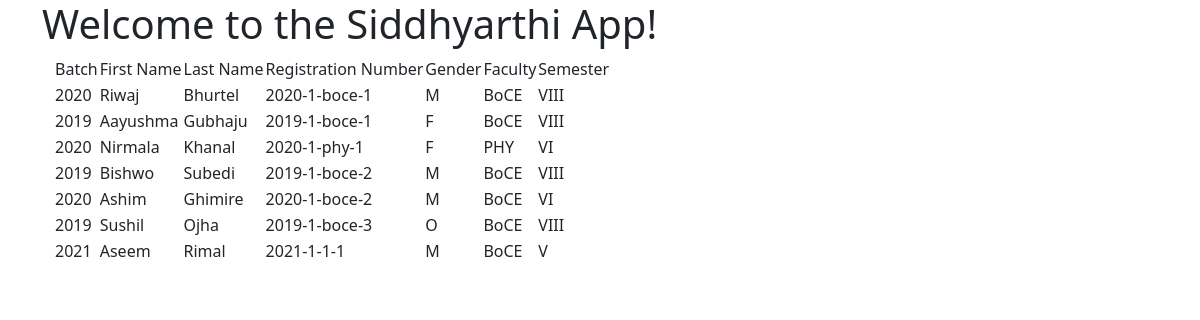
Before: / with the older database file.
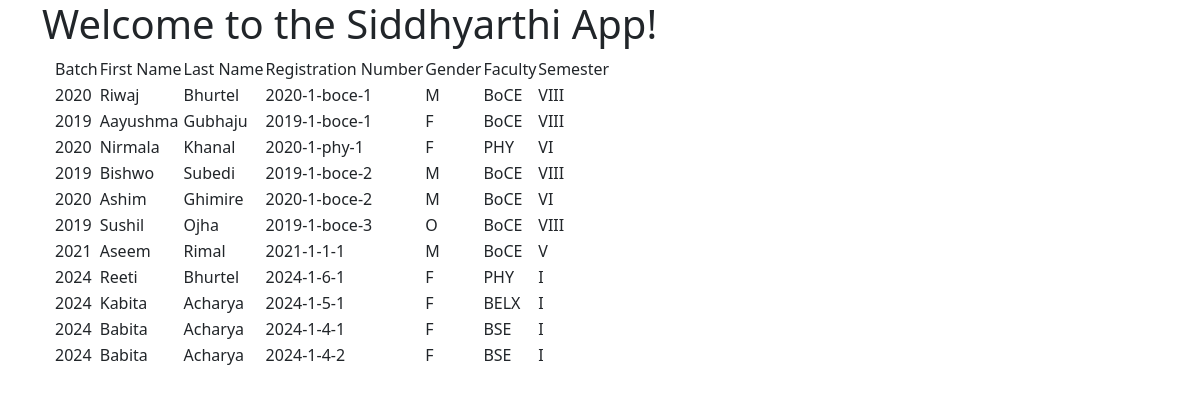
After: the same page with the newer database file.
### siddh_app/models.py (models this page shows, shortened)
class Student(models.Model):
    GENDER_CHOICES = (
        ('M', 'Male'),
        ('F', 'Female'),
        ('O', 'Other'),
    )
    SEMESTER_CHOICES = (
        ('I', 'I'),
        ('II', 'II'),
        ('III', 'III'),
        ('IV', 'IV'),
        ('V', 'V'),
        ('VI', 'VI'),
        ('VII', 'VII'),
        ('VIII', 'VIII'),
    )
    registration_number = models.CharField(max_length=30, default=None, unique=True, editable=False)
    batch_year = models.CharField(max_length=4, validators=[MinLengthValidator(4), MaxLengthValidator(4)])
    first_name = models.CharField(max_length=40)
    middle_name = models.CharField(max_length=40, null=True, blank=True)
    last_name = models.CharField(max_length=50, null=False)
    gender = models.CharField(max_length=1, choices=GENDER_CHOICES)
    do_birth = models.DateField()
    email_add = models.EmailField(max_length=254)
    faculty = models.ForeignKey(Faculty, on_delete=models.CASCADE)
    semester = models.CharField(max_length=4, choices=SEMESTER_CHOICES)

class Faculty(models.Model):
    faculty_id = models.CharField(max_length=6, unique=True)
    faculty_name = models.CharField(max_length=70)
    def __str__(self):
        return self.faculty_id

### siddh_app/views.py (the view)
# urls.py: path('', views.StudentRecord.as_view(), name='studentrecord'),
class StudentRecord(TemplateView):
    template_name = 'siddh_app/index.html'
    model = Student
    def get_context_data(self, *args, **kwargs):
        context = super().get_context_data(*args, **kwargs)
        context['students'] = Student.objects.all()
        return context

### siddh_app/templates/siddh_app/index.html
<!DOCTYPE html>
{% extends 'siddh_app/base.html' %}
{% block body_block %}
    <div class="container">
        <table>
            <thead>
                <td>Batch</td>
                <td>First Name</td>
                <td>Last Name</td>
                <td>Registration Number</td>
                <td>Gender</td>
                <td>Faculty</td>
                <td>Semester</td>
            </thead>
            {% for student in students %}
            <tr>
                <td>{{student.batch_year}}</td>
                <td>{{student.first_name}}</td>
                <td>{{student.last_name}}</td>
                <td>{{student.registration_number}}</td>
                <td>{{student.gender}}</td>
                <td>{{student.faculty}}</td>
                <td>{{student.semester}}</td>
            </tr>
            {% endfor %}
        </table>
    </div>
{% endblock %}

### siddh_app/templates/siddh_app/base.html (shortened to what this page needs)
<!DOCTYPE html>
<html lang="en">
<head>
    <link href="https://cdn.jsdelivr.net/npm/bootstrap@5.3.3/dist/css/bootstrap.min.css" rel="stylesheet">
</head>
<body>
    <div class="container">
        <h1>Welcome to the Siddhyarthi App!</h1>
    </div>
    <div class="container">
        {% block body_block %}
        {% endblock %}
    </div>
</body>
</html>

Changed rows visible on the page:
added Student: batch_year "2024", first_name "Reeti", last_name "Bhurtel", registration_number "2024-1-6-1", gender "F", faculty "PHY", semester "I"
added Student: batch_year "2024", first_name "Kabita", last_name "Acharya", registration_number "2024-1-5-1", gender "F", faculty "BELX", semester "I"
added Student: batch_year "2024", first_name "Babita", last_name "Acharya", registration_number "2024-1-4-1", gender "F", faculty "BSE", semester "I"
added Student: batch_year "2024", first_name "Babita", last_name "Acharya", registration_number "2024-1-4-2", gender "F", faculty "BSE", semester "I"
